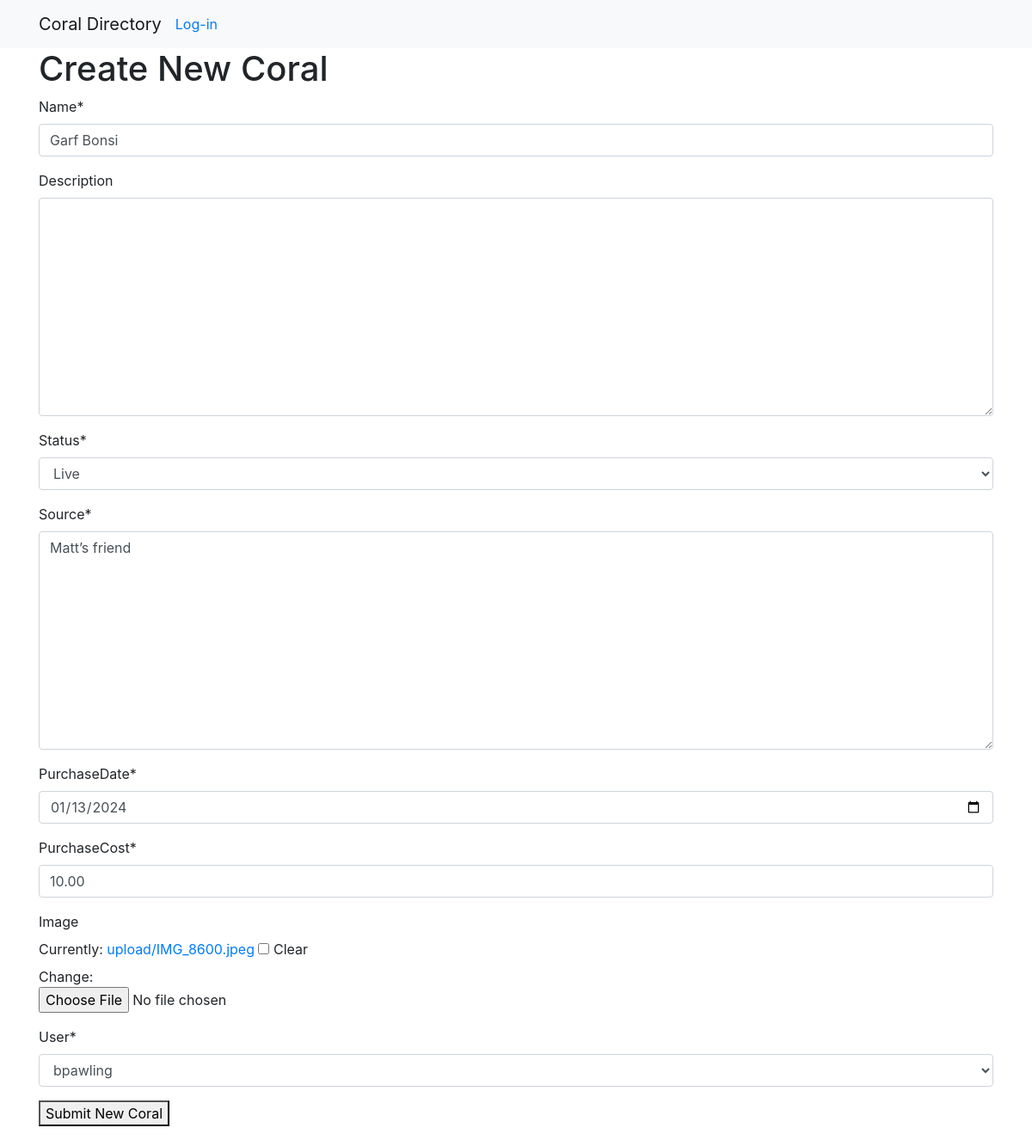
The page /148/coralUpdate on the database its author committed.
### coral/models.py (models this page shows, shortened)
class Coral(models.Model):
    name = models.CharField(max_length=100)
    description = models.TextField(null=True, blank=True)
    status = models.CharField(max_length=20,choices=choices)
    source = models.TextField()
    purchaseDate = models.DateField()
    purchaseCost = models.DecimalField(max_digits=6, decimal_places=2)
    image = models.ImageField(upload_to='upload/',null=True, blank=True)
    date_created = models.DateTimeField(default=timezone.now)
    user = models.ForeignKey(User, on_delete=models.SET_NULL, null=True)
    species = models.CharField(max_length=100, choices=species_Choices,default='sps')

### coral/views.py (the view)
# urls.py: path("<int:pk>/coralUpdate", views.UpdateCoralView.as_view(),name="coralUpdate"),
class UpdateCoralView(SuccessMessageMixin, UpdateView):
    model = Coral
    template_name = "updateCoral.html"
    form_class = CoralForm
    success_message = "Your entry was updated!"
    success_url = reverse_lazy("index")

### coral/forms.py
class CoralForm(forms.ModelForm):
    class Meta:
        model = Coral
        fields = [
            "name",
            "description",
            "status",
            "source",
            "purchaseDate",
            "purchaseCost",
            "image",
            'user']
        widgets = {
            'purchaseDate': DateInput(),
            'status': Select(),
        }

### coral/templates/updateCoral.html (shortened to what this page needs)
{% extends "base.html" %}
{%load crispy_forms_tags %}
{% block page_content %}
<h1>Create New Coral</h1>
<form method="post" enctype="multipart/form-data">
  {{  form|crispy }}
  <button type="submit">Submit New Coral</button>
</form>
{% endblock %}

### rows shown on the page
Coral: name "Garf Bonsi", status "Live", source "Matt’s friend", purchaseDate "01/13/2024", purchaseCost "10.00", user "bpawling"
